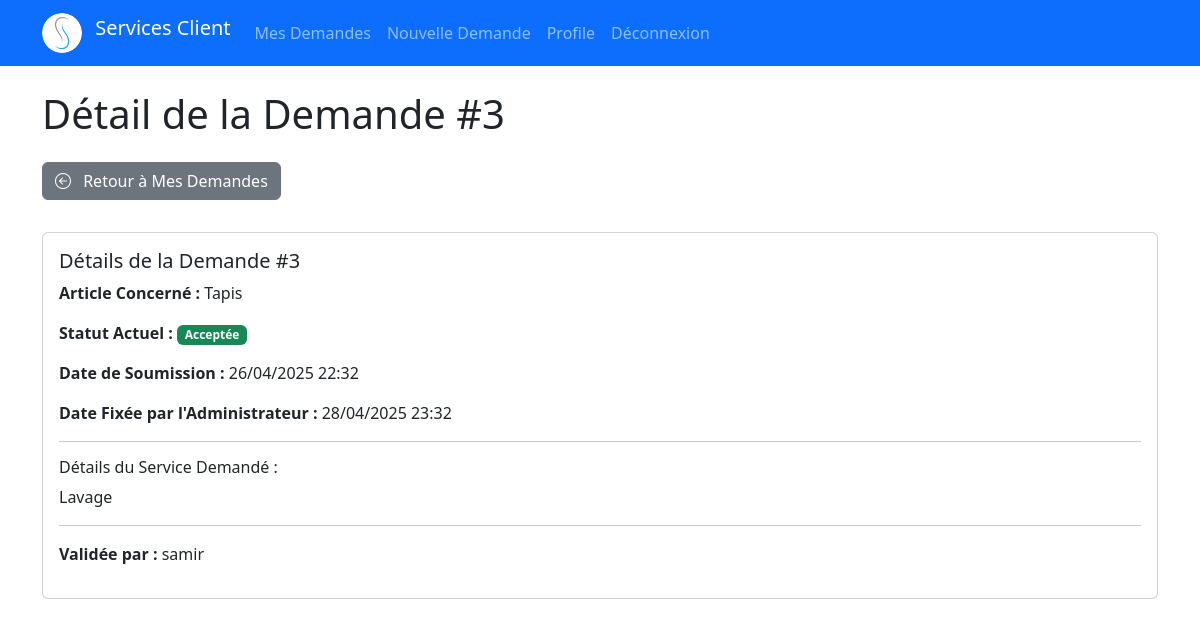
Page /demandes/3/ (signed in) on the committed database.
### demande/models.py (models this page shows, shortened)
class Demande(models.Model):
    STATUT_CHOICES = [
        ('en_attente', 'En attente de validation'),
        ('acceptee', 'Acceptée'),
        ('rejetee', 'Rejetée'),
        ('completee', 'Complétée'),
        ('annulee', 'Annulée'), # Un client pourrait annuler
    ]
    client = models.ForeignKey(settings.AUTH_USER_MODEL, on_delete=models.CASCADE, related_name='demandes')
    article = models.ForeignKey(Article, on_delete=models.CASCADE, related_name='demandes_liees')
    details_service = models.TextField(help_text="Décrivez le service que vous demandez pour cet article.")
    statut = models.CharField(max_length=20, choices=STATUT_CHOICES, default='en_attente')
    date_demande = models.DateTimeField(auto_now_add=True)
    date_fixee = models.DateTimeField(null=True, blank=True, help_text="Date fixée par l'administrateur si la demande est acceptée.")
    validee_par = models.ForeignKey(settings.AUTH_USER_MODEL, on_delete=models.SET_NULL, null=True, blank=True, related_name='demandes_validees')
    class Meta:
        ordering = ['-date_demande'] # Trie les demandes par date de demande décroissante

### articles/models.py (models this page shows, shortened)
class Article(models.Model):
    title = models.CharField(max_length=200)
    content = models.TextField()
    author = models.ForeignKey(settings.AUTH_USER_MODEL, on_delete=models.CASCADE, related_name='articles')
    published_date = models.DateTimeField(default=timezone.now)
    created_date = models.DateTimeField(auto_now_add=True)
    updated_date = models.DateTimeField(auto_now=True)
    class Meta:
        ordering = ['-published_date'] # Trie les articles par date de publication décroissante

### users/models.py (models this page shows, shortened)
class CustomUser(AbstractBaseUser, PermissionsMixin):
    email = models.EmailField(unique=True)
    username = models.CharField(max_length=30, unique=True)
    phone = models.CharField(max_length=20, blank=True, null=True)
    is_active = models.BooleanField(default=True)
    is_staff = models.BooleanField(default=False)
    date_joined = models.DateTimeField(auto_now_add=True, null=True, blank=True)
    profile_picture = models.ImageField(
        upload_to='profile_pics/',
        blank=True,
        null=True,
        verbose_name="Photo de profil"
    )
    objects = CustomUserManager()
    USERNAME_FIELD = 'email'  # Utilisez email comme identifiant
    REQUIRED_FIELDS = ['username']

### demande/views.py (the view)
# urls.py: path('<int:pk>/', views.view_my_demande, name='view_my_demande'), # /demandes/1/ (pour le client)
@login_required
def view_my_demande(request, pk):
    demande = get_object_or_404(Demande, pk=pk, client=request.user)
    context = {
        'demande': demande,
        'page_title': f'Détail de la Demande #{demande.pk}'
    }
    return render(request, 'demande/demande_detail_client.html', context) # Template pour les détails côté client

### demande/templates/demande/demande_detail_client.html (shortened to what this page needs)
{% extends 'base.html' %}
{% load static %}
{% block content %}
    <h1 class="mb-4">{{ page_title }}</h1>
    <p>
        <a href="{% url 'demande:my_demandes' %}" class="btn btn-secondary mb-3">
            <i class="bi bi-arrow-left-circle me-2"></i> Retour à Mes Demandes
        </a>
    </p>
    <div class="card">
        <div class="card-body">
            <h5 class="card-title">Détails de la Demande #{{ demande.pk }}</h5>
            <p><strong>Article Concerné :</strong> {{ demande.article.title }}</p>
            <p>
                <strong>Statut Actuel :</strong>
                <span class="badge {% if demande.statut == 'en_attente' %}bg-warning{% elif demande.statut == 'acceptee' %}bg-success{% elif demande.statut == 'rejetee' %}bg-danger{% else %}bg-secondary{% endif %}">
                    {{ demande.get_statut_display }}
                </span>
            </p>
            <p><strong>Date de Soumission :</strong> {{ demande.date_demande|date:"d/m/Y H:i" }}</p>
            {% if demande.date_fixee %}
                <p><strong>Date Fixée par l'Administrateur :</strong> {{ demande.date_fixee|date:"d/m/Y H:i" }}</p>
            {% endif %}
            <hr>
            <h6>Détails du Service Demandé :</h6>
            <p>{{ demande.details_service }}</p>
            {% if demande.validee_par %}
                <hr>
                <p><strong>Validée par :</strong> {{ demande.validee_par.username }}</p>
            {% endif %}
        </div>
    </div>
{% endblock %}

### rows in the picture
Demande: pk "3", article "Tapis", statut "Acceptée", date_demande "26/04/2025 22:32", date_fixee "28/04/2025 23:32", details_service "Lavage", validee_par.username "samir"

### other values in the picture
{{ page_title }} "Détail de la Demande #3"
